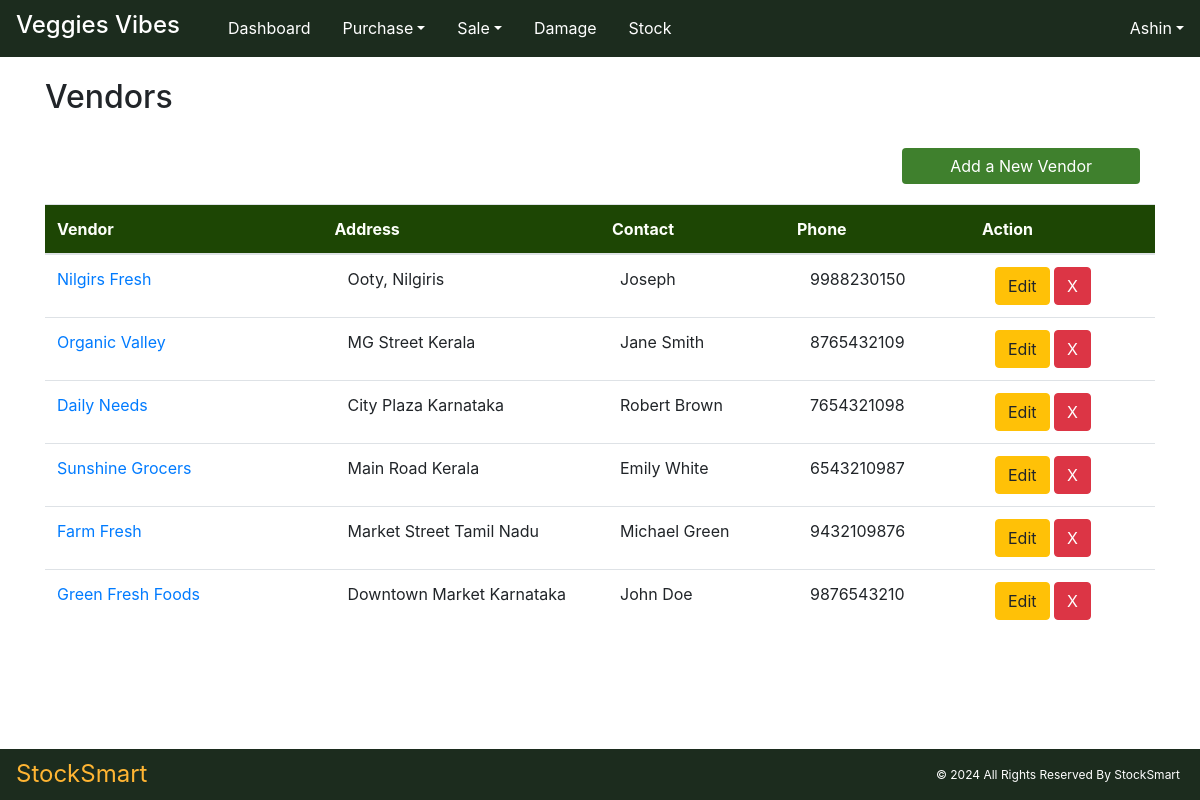
The page /Core/vendor_pg/ (signed in) on the database its author committed.
### Core/models.py (models this page shows, shortened)
class companyprofileTable(models.Model):
    company_name = models.CharField(max_length=50, unique=True)
    company_person = models.CharField(max_length=50, blank=True)
    company_email = models.EmailField(max_length=100, unique=True)
    company_mobile = models.CharField(max_length=10, blank=True)
    company_address = models.CharField(max_length=100, blank=True)
    company_gst = models.CharField(max_length=20)
    company_threshold_Stock = models.PositiveIntegerField(default=0)

class vendorTable(models.Model):
    vendor_id = models.AutoField(primary_key=True)
    vendor_shop_name = models.CharField(max_length=100, null=True, blank=True)
    vendor_location = models.CharField(max_length=50, null=True, blank=True)
    vendor_pin = models.CharField(max_length=6, null=True, blank=True)
    vendor_email = models.EmailField(max_length=100, null=True, blank=True)
    vendor_name = models.CharField(max_length=50, null=True, blank=True)
    vendor_phone = models.CharField(max_length=10, null=True, blank=True)
    vendor_GST = models.CharField(max_length=100, null=True, blank=True, unique=True)
    vendor_note = models.TextField()

### User/models.py (models this page shows, shortened)
class User(AbstractUser):
    MY_ROLES =[
        ('Admin','Admin'),
        ('Staff','Staff'),
    ]
    role = models.CharField(max_length=50, choices=MY_ROLES)
    organization = models. CharField(max_length=50)

### Core/views.py (the view, shortened to what this page needs)
# urls.py: path('vendor_pg/', views.vendor_pg, name="vendor_pg"),
@admin_required
def vendor_pg(request):
    base_template = 'user/Index.html' if request.user.role == "Admin" else 'user/staff_index.html'
    company_data = companyprofileTable.objects.get()
    vendor_data = vendorTable.objects.all()
    return render(request, "core/vendor.html", {'vendor_data': vendor_data, 'base_template': base_template,'company_data':company_data})

### templates/core/vendor.html (shortened to what this page needs)
<!DOCTYPE html>
{% extends base_template %}
{% load static %}
{% block content %}
<html lang="en">
<head>
    <link href="https://maxcdn.bootstrapcdn.com/bootstrap/4.5.2/css/bootstrap.min.css" rel="stylesheet">
     <link href="{% static 'assets/style.css' %}" rel="stylesheet">
</head>
<body>
<div class="navheight"></div>
<br>
<br>
    <div class="container">
        <div class="row">
            <div class="col">
                <h2>Vendors</h2>
                <br>
                        <div class="col-12" style="text-align: right;"><button type="button" class="btn btn-success px-5" data-toggle="modal" data-target="#myModal2" style="margin-bottom: 20px;">
                        Add a New Vendor
                        </button>
                            </div>
                <table class="table table-hover">
                    <thead class="">
                        <tr >
                            <th class="headerx col-3" scope="col">Vendor</th>
                            <th class="headerx col-3" scope="col">Address</th>
                            <th class="headerx col-2" scope="col">Contact</th>
                            <th class="headerx col-2" scope="col">Phone</th>
                            <th class="headerx col-2" scope="col">Action</th>
                        </tr>
                    </thead>
                    <tbody id="itemsTableBody">
                    {% for i in vendor_data %}
                    <tr>
                            <td class=" col-2">
                            <a type="button" data-toggle="modal" data-target="#myModal4" class="modallink"
                            onclick="showVendor('{{ i.vendor_id }}', '{{ i.vendor_shop_name }}', '{{ i.vendor_name }}', '{{ i.vendor_location }}', '{{ i.vendor_pin }}', '{{ i.vendor_email }}', '{{ i.vendor_phone }}', '{{ i.vendor_GST }}', '{{ i.vendor_note }}')">
                            {{ i.vendor_shop_name }}
                            </a>
                            <td class=" col-3" style="padding-left: 25px;">{{ i.vendor_location }}</td>
                            <td class=" col-2" style="padding-left: 20px;">{{ i.vendor_name }}</td>
                            <td class=" col-2" style="padding-left: 25px;">{{ i.vendor_phone }}</td>
                            <td class=" col-2" style="padding-left: 25px;">
                            <a type="button" data-toggle="modal" data-target="#myModal3" class="btn btn-warning"
                            onclick="editVendor('{{ i.vendor_id }}', '{{ i.vendor_shop_name }}', '{{ i.vendor_name }}', '{{ i.vendor_location }}', '{{ i.vendor_pin }}', '{{ i.vendor_email }}', '{{ i.vendor_phone }}', '{{ i.vendor_GST }}', '{{ i.vendor_note }}')">
                            Edit
                            </a>
                               <a href="{% url 'deleteVendor' Did=i.vendor_id %}"> <button type="button" class="btn btn-danger">
                            X
                            </button></a>
                            </td>
                    </tr>
                    {% endfor %}
                    </tbody>
                </table>
            </div>
        </div>
    </div>
<div class="bottom-space"></div>
<div class="bottom-space"></div>
</body>
</html>
{% endblock %}

### templates/user/Index.html (shortened to what this page needs)
<!DOCTYPE html>
{%load static%}
<html lang="en">
<head>
    <link href="https://maxcdn.bootstrapcdn.com/bootstrap/4.5.2/css/bootstrap.min.css" rel="stylesheet">
    <link href="https://cdnjs.cloudflare.com/ajax/libs/font-awesome/6.0.0-beta3/css/all.min.css" rel="stylesheet">
    <link href="{% static 'assets/style.css' %}" rel="stylesheet">
</head>
<body>
<nav class="navbar navbar-expand-lg bg-success fixed-top">
    <h3 class="navbar-brand px-3" > {{company_data.company_name}}</h3>
        <div class=" collapse navbar-collapse my-0 justify-content-center" id="navbarNav" style="text-align: center;">
            <ul class="navbar-nav">
                <li id="homeBtn" class="nav-item ">
                    <a  class="nav-link" href="{% url 'index' %}">Dashboard</a>
                </li>
                <li id="purchaseBtn" class=" nav-item dropdown">
                    <a class="nav-link dropdown-toggle" href="#" id="navbarPurchaseDropdown" role="button" data-toggle="dropdown" aria-haspopup="true" aria-expanded="false">Purchase</a>
                </li>
                <li id="salesBtn" class="nav-item dropdown">
                    <a class="nav-link dropdown-toggle" href="#" id="navbarSalesDropdown" role="button" data-toggle="dropdown" aria-haspopup="true" aria-expanded="false">Sale</a>
                </li>
                <li id="navbarDamageDropdown" class="nav-item ">
                    <a  class="nav-link" href="{% url 'damage' %}">Damage</a>
                </li>
                <li id="navbarStockDropdown" class="nav-item ">
                    <a  class="nav-link" href="{% url 'stock_list' %}">Stock</a>
                </li>
            </ul>
                    <ul class="navbar-nav ml-auto ">
                        <li class="nav-item dropdown">
                            <a class="nav-link dropdown-toggle" href="#" id="navbarUserDropdown" role="button" data-toggle="dropdown" aria-haspopup="true" aria-expanded="false">{{ user.username }}</a>
                        </li>
                    </ul>
                </div>
</nav>
{% block content %}{% endblock %}
<div class="footer bg-success">
   <span class="navbar-brand px-3" style="color:#FFB533 !important;"> StockSmart</span>
    <p style="margin-top:15px; margin-right:20px;" class="py-">&copy; 2024 All Rights Reserved By StockSmart</p>
</div>
</body>
</html>

### static/assets/style.css (style rules this page uses)
.nav-item { border-bottom: 1px solid #1C2C1E; }
.alert-success, .bg-success, .text-success, .border-success { background-color: #1C2C1E !important; color: #ffffff !important; border-color: #your-border-color !important; }
body { overflow-x: hidden; height: 95vh; margin-bottom: 20px; }
a { text-decoration: none !important; }
table { margin-bottom: 0px !important; }
.bottom-space { height: 5vh; }
.navheight { height: 30px; }
.navbar { padding: 0Px !important; }
.nav-item { padding: .5rem .5rem; }
.navbar-brand { font-size: 1.5rem !important; }
.navbar a { color: #ffffff !important; text-decoration: none !important; }
.navbar a:active, { border-color: #your-new-active-border-color; color: #FFCC7B !important; }
.footer { display: flex; justify-content: space-between; }
.btn-success { background-color: #3F802D !important; color: #ffffff !important; border: none !important; border-color: #your-border-color !important; }
.headerx { background-color: rgb(29, 70, 4) !important; color: #fdfffa !important; }
td { background: rgba(227, 255, 227, 0) !important; }
th { background:rgba(227, 255, 227, 0) !important; }
.footer { position: fixed; left: 0; bottom: 0px; width: 100%; color: white; text-align: center; padding-top : 2px; font-size: 12px; }
ul { padding-left: 0; list-style-type: none; margin-bottom: 0; }
li { padding-top: 3px; }
.modallink { color: #007bff !important; }

### rows shown on the page
companyprofileTable: company_name "Veggies Vibes"
User: username "Ashin"
vendorTable: vendor_shop_name "Nilgirs Fresh", vendor_location "Ooty, Nilgiris", vendor_name "Joseph", vendor_phone "9988230150"
vendorTable: vendor_shop_name "Organic Valley", vendor_location "MG Street Kerala", vendor_name "Jane Smith", vendor_phone "8765432109"
vendorTable: vendor_shop_name "Daily Needs", vendor_location "City Plaza Karnataka", vendor_name "Robert Brown", vendor_phone "7654321098"
vendorTable: vendor_shop_name "Sunshine Grocers", vendor_location "Main Road Kerala", vendor_name "Emily White", vendor_phone "6543210987"
vendorTable: vendor_shop_name "Farm Fresh", vendor_location "Market Street Tamil Nadu", vendor_name "Michael Green", vendor_phone "9432109876"
vendorTable: vendor_shop_name "Green Fresh Foods", vendor_location "Downtown Market Karnataka", vendor_name "John Doe", vendor_phone "9876543210"
